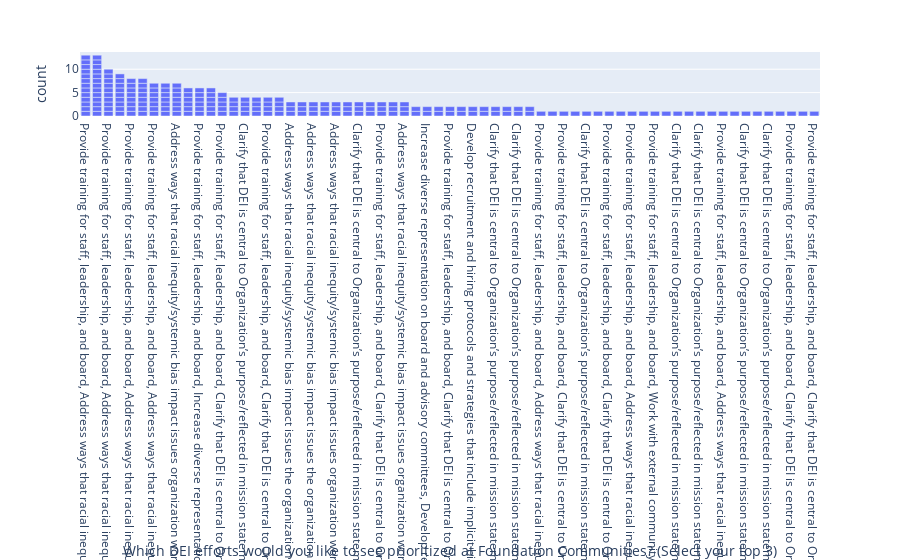

The cell this chart's notebook holds for it:
### Code cell
fig = px.bar(dei, x="Which DEI efforts would you like to see prioritized at Foundation Communities? (Select your top 3)")
fig.update_layout(xaxis={'categoryorder':'total descending'})
fig.show()

### Figure 1 — Plotly figure (JSON) as saved in the notebook; plotly's stock layout.template omitted (floating-point values rounded to 4 significant figures; data arrays with more than 128 entries replaced by an {"elided": "..."} marker saying what was removed)
{"data": [{"alignmentgroup": "True", "hovertemplate": "Which DEI efforts would you like to see prioritized at Foundation Communities? (Select your top 3)=%{x}<br>count=%{y}<extra></extra>", "legendgroup": "", "marker": {"color": "#636efa"}, "name": "", "offsetgroup": "", "orientation": "v", "showlegend": false, "textposition": "auto", "type": "bar", "x": {"elided": "205 str values"}, "xaxis": "x", "y": {"elided": "205 int values"}, "yaxis": "y"}], "layout": {"barmode": "relative", "legend": {"tracegroupgap": 0}, "margin": {"t": 60}, "xaxis": {"anchor": "y", "categoryorder": "total descending", "domain": [0, 1], "title": {"text": "Which DEI efforts would you like to see prioritized at Foundation Communities? (Select your top 3)"}}, "yaxis": {"anchor": "x", "domain": [0, 1], "title": {"text": "count"}}}}
